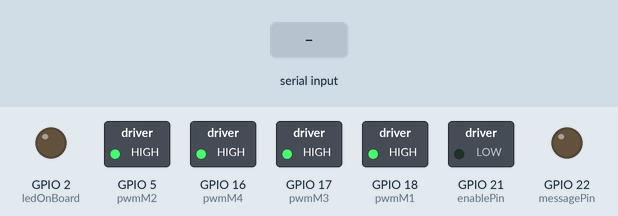
Bench run of a program on a simulated ESP32 board running MicroPython. Shown: switched loads named in the program (green lamp = pin HIGH), output pins drawn as LEDs (lit = HIGH). Inputs (shaded band) come from the test bench. Pins used as bus, display or sensor lines are not drawn.

Above: at 1.2 s.
1.3 s: "forward\n" received over the second serial link
At 2.5 s:
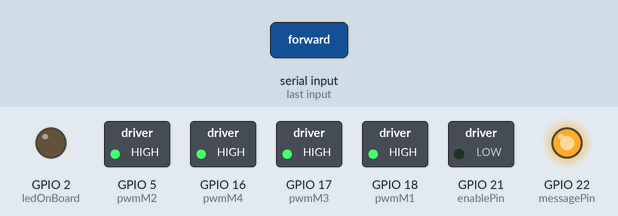
2.8 s: "backward\n" received over the second serial link
At 3.9 s:
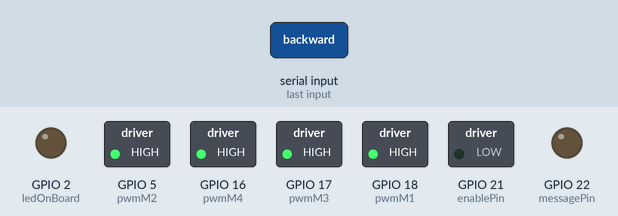
4.3 s: "turnLeft\n" received over the second serial link
At 5.0 s:
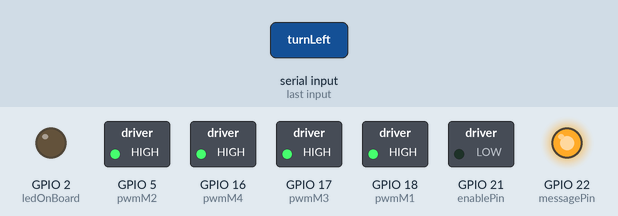
Timing chart, 0 to 7.3 s (numbered marks = the images above; inputs shaded):
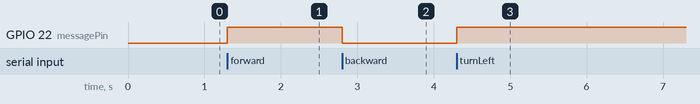

Measured:
- after the input at 1.3 s, GPIO 22 (messagePin): LOW → HIGH at once
- after the input at 2.8 s, GPIO 22 (messagePin): HIGH → LOW at once
- after the input at 4.3 s, GPIO 22 (messagePin): LOW → HIGH at once

The program:

car.py
```python
from machine import *
import time


# Setup ESP 32
ledOnBoard = Pin(2, Pin.OUT)

bt = UART(1, baudrate=9600, tx=33 , rx=32)

enablePin = Pin(21, Pin.OUT)
messagePin = Pin(22, Pin.OUT)
clockPin = Pin(19, Pin.OUT)
latchPin = Pin(23, Pin.OUT)

pwmM1 = Pin(18, Pin.OUT)
pwmM2 = Pin(5, Pin.OUT)

pwmM3 = Pin(17, Pin.OUT)
pwmM4 = Pin(16, Pin.OUT)

# Motor direction settings and methods
carMoveForward =  [1,0,0,1,0,1,0,1]
carMoveBackward = [0,1,1,0,1,0,1,0]
carTurnLeft =  [1,0,0,0,1,0,1,1]
carTurnRight = [0,1,1,1,0,1,0,0]
carOff = [0,0,0,0,0,0,0,0]

def writeToShield():
    latchPin.on()
    time.sleep_us(10)
    latchPin.off()

def move(direction):
    for i in range(8):
        messagePin.value(direction[i])
        clockPin.on()
        time.sleep_us(10)
        clockPin.off()
        writeToShield()

# Setup Bluetooth
uart1 = UART(1, baudrate=9600, tx=33 , rx=32 )
uart1.write("Hello from esp32!\n")

bluetoothMessage = b''

def handleBluetoothMessage(message):
    if message == b'forward':
        move(carMoveForward)

    elif message == b'backward':
        move(carMoveBackward)

    elif message == b'turnLeft':
        move(carTurnLeft)

    elif message == b'turnRight':
        move(carTurnRight)

    elif message == b'stop':
        move(carOff)

    else:
        uart1.write("Wrong command to car!\n")

#Start program
enablePin.off()
pwmM1.on()
pwmM2.on()
pwmM3.on()
pwmM4.on()

while True:

    if uart1.any() > 0:
        c = uart1.read(1)

        if c == b'\n':
            handleBluetoothMessage(bluetoothMessage)
            bluetoothMessage = b'' # clear buffer

        elif c == b'\r':
            pass

        else:
            bluetoothMessage += c
    
```
